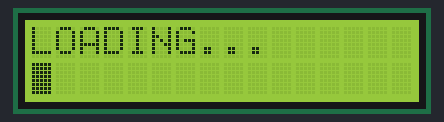
The sketch below on a simulated Arduino Uno, built with avr-gcc and run on an emulated ATmega328P. Shown: 16×2 character LCD.

Above: at 0.1 s.
At 0.5 s:
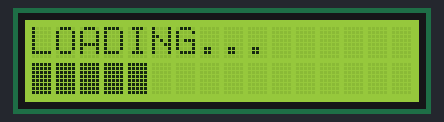
At 1.0 s:
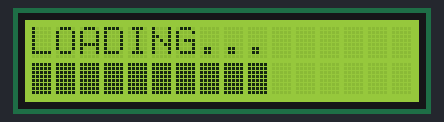
At 1.4 s:
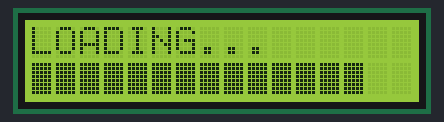
At 1.9 s:
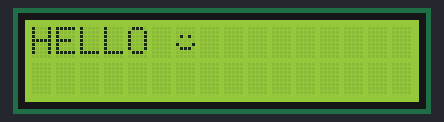

The sketch:

lcd16x2.ino
```cpp
#include <LiquidCrystal.h>

LiquidCrystal lcd(5,7,10,11,12,13);

byte loadingBlock[8] = {0b11111,0b11111,0b11111,0b11111,0b11111,0b11111,0b11111,0b11111};
byte smile[8] ={0b00000,0b00000,0b01010,0b00000,0b10001,0b01110,0b00000,0b00000};
void setup()
{
  lcd.begin(16,2);
  lcd.createChar(1,loadingBlock);
  lcd.createChar(2,smile);
  lcd.setCursor(0,0);
  lcd.print("LOADING...");
  lcd.setCursor(0,1);
  for(int count = 0;count<=17;count++){
  	lcd.write(1);
    delay(100);
  }
  lcd.clear();
  lcd.setCursor(0,0);
  lcd.print("HELLO");
  lcd.setCursor(6,0);
  lcd.write(2);

}

void loop()
{

}
```
